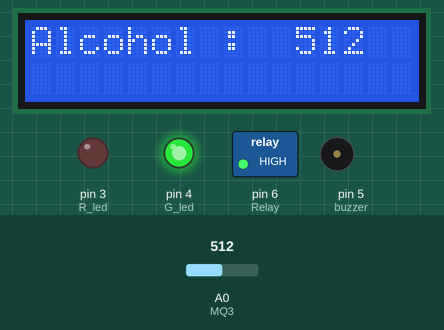
This sketch was run on a simulated Arduino Uno, built with avr-gcc and run on an emulated ATmega328P. On the bench: 16×2 character LCD, switched loads named in the sketch (green lamp = pin HIGH), output pins drawn as LEDs (lit = HIGH), buzzer (waves = sounding, pin HIGH). The inputs (shaded band) are chosen by the test bench; at power-on: A0 (MQ3) = 512.

Above: at 3.1 s.
At 7.3 s:
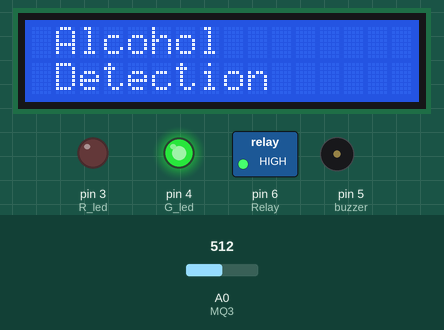
7.4 s: A0 (MQ3) set to 892
At 16.9 s:
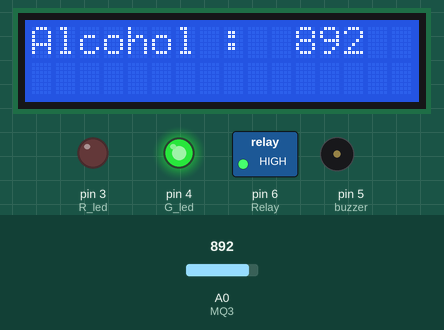
20.2 s: A0 (MQ3) set to 913
At 32.8 s:
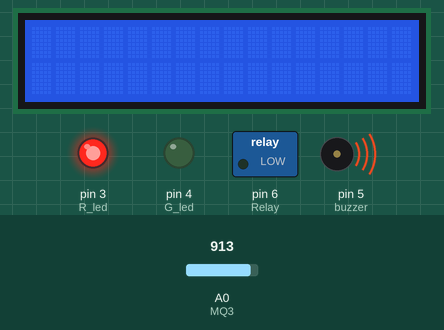
33.0 s: A0 (MQ3) set to 900
At 45.9 s:
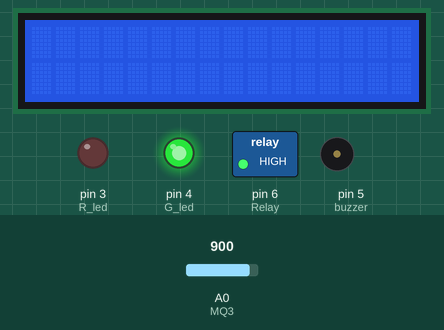
Timing chart, 0 to 47.4 s (numbered marks = the images above; inputs shaded):
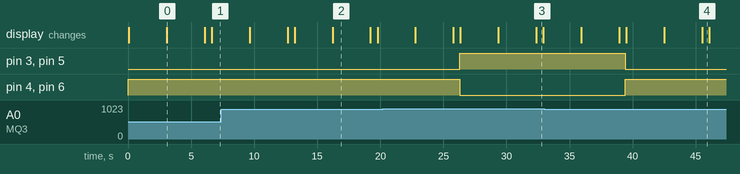

Measured:
- the behaviour switches between 900 and 901 on A0 (MQ3) (found by bisection; images 2 and 3)
- after the input at 20.2 s, pin 3 (R_led), pin 5 (buzzer): LOW → HIGH after 6.1 s; pin 4 (G_led), pin 6 (Relay): HIGH → LOW after 6.1 s
- after the input at 33.0 s, pin 3 (R_led), pin 5 (buzzer): HIGH → LOW after 6.4 s; pin 4 (G_led), pin 6 (Relay): LOW → HIGH after 6.4 s
- what the display in image 0 shows lasts 3.0 s, from 3.1 s to 6.1 s
- what the display in image 3 shows lasts 0.5 s, from 32.4 s to 32.9 s

The sketch:

sketch_apr19b.ino
```cpp
#include <LiquidCrystal.h>
LiquidCrystal lcd(13, 12, 11, 10, 9, 8);
int MQ3 = A0;
int Relay = 6;
int value;
int R_led = 3;
int G_led = 4;
int buzzer = 5;
void setup() {
pinMode(MQ3, INPUT);
pinMode(Relay, OUTPUT);
digitalWrite(Relay, LOW);
pinMode(R_led, OUTPUT); // declare Red LED as output
pinMode(G_led, OUTPUT); // declare Green LED as output
pinMode(buzzer, OUTPUT); // declare Buzzer as output
}
void loop() {
value = analogRead(MQ3);
if (value > 900) {
digitalWrite(Relay, LOW);
digitalWrite(buzzer, HIGH);
digitalWrite(G_led, LOW); // Turn LED off.
digitalWrite(R_led, HIGH); // Turn LED on.
} else {
digitalWrite(Relay, HIGH);
digitalWrite(buzzer, LOW);
digitalWrite(G_led, HIGH); // Turn LED off.
digitalWrite(R_led, LOW); // Turn LED on.
}
Serial.begin(9600);
lcd.begin(16, 2);
lcd.setCursor(0, 0);
lcd.print(" Alcohol ");
lcd.setCursor(0, 1);
lcd.print(" Detection ");
delay(3000);
lcd.clear();
//Serial.println(value);
lcd.setCursor(0, 0);
lcd.print("Alcohol :");
lcd.setCursor(11, 0);
lcd.print(value);
delay(3000);
lcd.clear();
delay(500);
}
```
